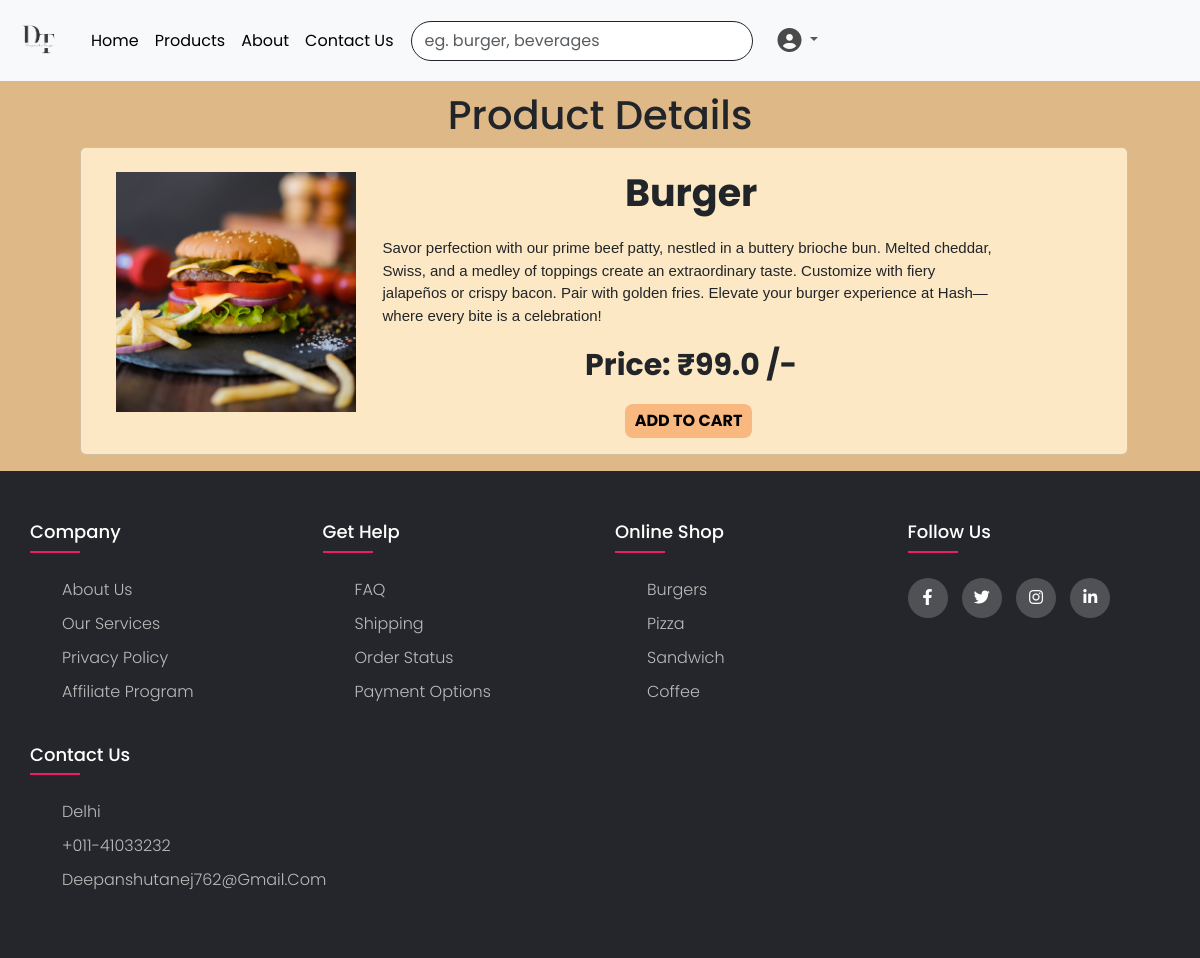
The page /1 (signed in) on the database its author committed.
### test1/models.py (models this page shows, shortened)
class Product(models.Model):
    Title = models.CharField(max_length=30)
    Product_id= models.IntegerField(unique=True)
    Description = models.CharField(max_length=1000)
    price = models.FloatField(max_length=30)
    img = models.ImageField(upload_to='images/')
    category = models.CharField(max_length=30)

### test1/views.py (the view, shortened to what this page needs)
# urls.py: path('<int:pid>', views.details, name='details'),
def details(request,pid):
    if request.user.is_authenticated:
        myproduct = get_object_or_404(Product,pk=pid)
        return render(request,'test1/details.html',{'z':myproduct})

### test1/templates/test1/details.html (shortened to what this page needs)
<!DOCTYPE html>
<html lang="en">
<head>
  {% load static %}
  <link rel="stylesheet" href="{% static 'css/home.css' %}">
  <link href="https://cdn.jsdelivr.net/npm/bootstrap@5.3.1/dist/css/bootstrap.min.css" rel="stylesheet"
>
</head>
<body style="background-color:burlywood;">
  {% include 'test1/navbar.html' %}
  <div>
    <h1 style="text-align: center;margin-top: 10px;">Product Details</h1>
    <div class="card mb-3" style="max-width: 90%; background-color: rgb(252, 232, 196);margin: 0vh 9vh 10vh 10vh;">
      <div class="row g-0">
        <div class="col-md-3">
          <img src="{{z.img.url}}" class="img-fluid rounded-start, card-img-top" alt="image"
            style="max-block-size: 20vw;margin-left: 2vw;margin-top: 3vh;margin-bottom: 3vh;">
        </div>
        <div class="col-md-8">
          <div class="card-body">
            <p style="font-weight: bolder;font-size: 38px;text-align: center;">{{ z.Title }}</p>
            <p style="font-size: 15px;font-family:Arial, Helvetica, sans-serif;margin:2vh 2vw">
              {{z.Description}}</p>
            <p style="font-size: 30px;font-weight: bold;text-align: center;">Price: ₹{{ z.price }} /-</p>
            <button type="button" class="btn, btn1">ADD TO CART</button>
          </div>
        </div>
      </div>
    </div>
  </div>
  {% include 'test1/footer.html' %}
</body>
</html>

### test1/templates/test1/navbar.html (shortened to what this page needs)
<!DOCTYPE html>
<html lang="en">
<head>
  <link href="https://cdn.jsdelivr.net/npm/bootstrap@5.3.1/dist/css/bootstrap.min.css" rel="stylesheet"
>
</head>
<body>
  <nav class="navbar navbar-expand-lg bg-body-tertiary">
    <div class="container-fluid">
      <a class="navbar-brand " href='home'>
        <img src="images/DT1.png" id="logo">
      </a>
      <div class="collapse navbar-collapse" id="navbarNav">
        <ul class="navbar-nav">
          <li class="nav-item">
            <a class="nav-link active" aria-current="page" href="{% url 'home' %}">Home</a>
          </li>
          <li class="nav-item">
            <a class="nav-link active" href="{% url 'allproducts' %}">Products</a>
          </li>
          <li class="nav-item">
            <a class="nav-link active" href="{% url 'aboutus' %}">About</a>
          </li>
          <li class="nav-item">
            <a class="nav-link active " href="{% url 'contactus' %}">Contact Us</a>
          </li>
          <form class="d-flex" role="search" method="post" action="search">
            <input class="form-control me-2" type="search" placeholder="eg. burger, beverages" aria-label="Search"
              name="search1" id="field1" style="margin-left: 10px;border: 1px solid;border-radius: 34px;">
          </form>
          <li class="nav-item dropdown">
            <a class="nav-link dropdown-toggle" href="#" role="button" data-bs-toggle="dropdown" aria-expanded="false">
              <i class="fa-solid fa-circle-user fa-xl" style="color: rgb(74, 74, 74); margin-left: 8px;"></i>
            </a>
          </li>
        </ul>
      </div>
    </div>
  </nav>
</body>
</html>

### test1/templates/test1/footer.html (shortened to what this page needs)
<!DOCTYPE html>
<html lang="en">
<head>
	{% load static %}
	<link rel="stylesheet" href="{% static 'css/style.css' %}">
	<link rel="stylesheet" type="text/css"
		href="https://cdnjs.cloudflare.com/ajax/libs/font-awesome/5.15.1/css/all.min.css">
</head>
<body>
	<footer class="footer">
		<div class="container">
			<div class="row">
				<div class="footer-col">
					<h4>Company</h4>
					<ul>
						<li><a href="aboutus">about us</a></li>
						<li><a href="#">our services</a></li>
						<li><a href="#">privacy policy</a></li>
						<li><a href="#">affiliate program</a></li>
					</ul>
				</div>
				<div class="footer-col">
					<h4>get help</h4>
					<ul>
						<li><a href="#">FAQ</a></li>
						<li><a href="#">shipping</a></li>
						<li><a href="#">order status</a></li>
						<li><a href="#">payment options</a></li>
					</ul>
				</div>
				<div class="footer-col">
					<h4>online shop</h4>
					<ul>
						<li><a href="#">Burgers</a></li>
						<li><a href="#">Pizza</a></li>
						<li><a href="#">Sandwich</a></li>
						<li><a href="#">Coffee</a></li>
					</ul>
				</div>
				<div class="footer-col">
					<h4>follow us</h4>
					<div class="social-links">
						<a href="https://www.facebook.com/deepanshu.taneja.140?mibextid=ZbWKwL"><i
								class="fab fa-facebook-f"></i></a>
						<a href="#"><i class="fab fa-twitter"></i></a>
						<a href="https://instagram.com/taneja_deepanshu04?utm_source=qr&igshid=ZDc4ODBmNjlmNQ%3D%3D"><i
								class="fab fa-instagram"></i></a>
						<a href="https://www.linkedin.com/in/deepanshu-taneja-5461181a3"><i class="fab fa-linkedin-in"></i></a>
					</div>
				</div>
				<div class="footer-col">
					<br>
					<h4>Contact Us</h4>
					<ul>
						<li><a href="#">Delhi</a></li>
						<li><a href="#">+011-41033232</a></li>
						<li><a href="#">deepanshutanej762@gmail.com</a></li>
					</ul>
				</div>
			</div>
		</div>
	</footer>
</body>
</html>

### test1/static/css/home.css (style rules this page uses)
.card-img-top { margin-top: 7px; max-width: 250px; height: 200px; overflow: hidden; aspect-ratio: 1/3; object-fit: contain; }
.btn1 { background-color: rgb(248, 184, 128); font-weight: bolder; border: none; padding: 5px 10px; border-radius: 8px; }

### test1/static/css/style.css (style rules this page uses)
body { line-height: 1.5; font-family: 'Poppins', sans-serif; }
* { margin:0; padding:0; box-sizing: border-box; }
.container { max-width: 1170px; margin:auto; }
.row { display: flex; flex-wrap: wrap; }
ul { list-style: none; }
.footer { background-color: #24262b; padding: 50px 0; }
.footer-col { width: 25%; padding: 0 15px; }
.footer-col h4 { font-size: 18px; color: #ffffff; text-transform: capitalize; margin-bottom: 35px; font-weight: 500; position: relative; }
.footer-col h4::before { content: ''; position: absolute; left:0; bottom: -10px; background-color: #e91e63; height: 2px; box-sizing: border-box; width: 50px; }
.footer-col ul li:not(:last-child) { margin-bottom: 10px; }
.footer-col ul li a { font-size: 16px; text-transform: capitalize; color: #ffffff; text-decoration: none; font-weight: 300; color: #bbbbbb; display: block; transition: all 0.3s ease; }
.footer-col .social-links a { display: inline-block; height: 40px; width: 40px; background-color: rgba(255,255,255,0.2); margin:0 10px 10px 0; text-align: center; line-height: 40px; border-radius: 50%; color: #ffffff; transition: all 0.5s ease; }

### test1/templates/test1/details.html (style rules this page uses)
.btn1 { margin-left: 40%; }

### test1/templates/test1/navbar.html (style rules this page uses)
#logo { max-block-size: 55px; }

### rows shown on the page
Product: img (picture), Title "Burger", Description "Savor perfection with our prime beef patty, nestled in a buttery brioche bun. Melted cheddar, Swiss, and a medley of toppings create an extraordinary taste. Customize with fiery jalapeños or crispy bacon. Pair with golden fries. Elevate your burger experience at Hash—where every bite is a celebration!", price "99.0"
